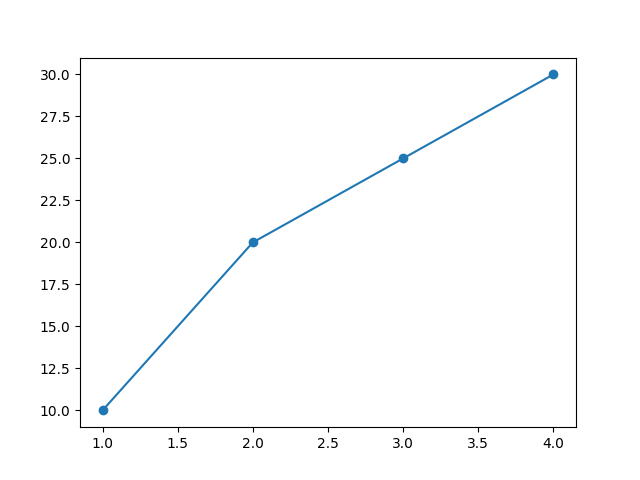

This figure's Python source:
import matplotlib.pyplot as plt
plt.plot([1, 2, 3, 4], [10, 20, 25, 30], marker='o')

plt.savefig("/home/[user]/Programs/Python/Learn/matplotlib/markers.png")
